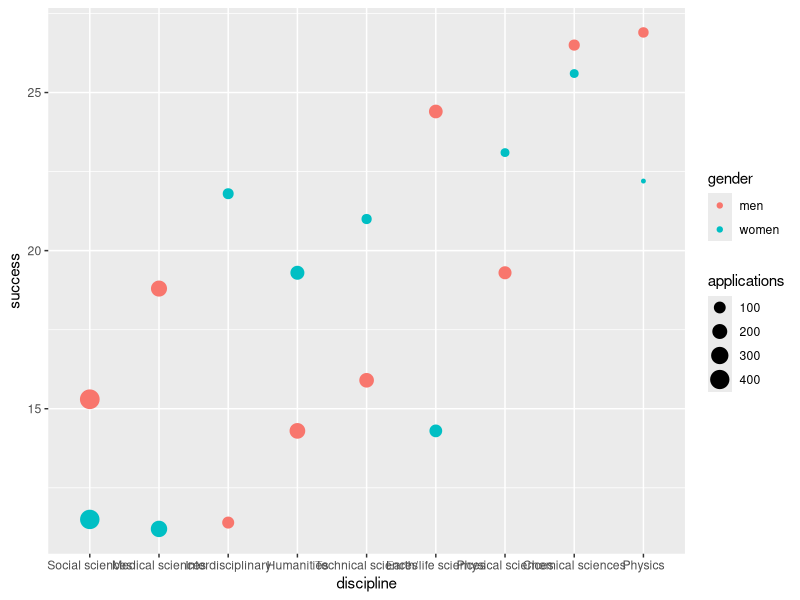

Source code (R):
# inmport research funding data from dslabs
library(tidyverse)
library(dslabs)
data("research_funding_rates")
research_funding_rates


######################### QUESTION 1 a ###########################
# Construct a table of gender (men/women) by award status (awarded/not)
#  using the total numbers across all disciplines.
awards_totals <- research_funding_rates %>%
  summarize(total_men = sum(applications_men), 
            selected_men = sum(awards_men),
            total_women = sum(applications_women),
            selected_women = sum(awards_women))  


######################### QUESTION 2 a ###########################
# Use the table from Question 1 to compute the percentages of men
#  awarded versus women awarded.
awards_totals$selected_men / awards_totals$total_men *100
awards_totals$selected_women / awards_totals$total_women *100


######################### QUESTION 3 a ###########################
# Run a chi-squared test on the two-by-two table to determine whether the
#  difference in the two success rates is significant. (You can use tidy
#  to turn the output of chisq.test into a data frame as well.)
# What is the p-value of the difference in funding rate?

# define variables to help with computation
no_men <- 1635-290
no_women <- 1188-177
yes_men <- awards_totals$selected_men
yes_women <- awards_totals$selected_women

# rate of success
rate <- (yes_men + yes_women)/(yes_men + no_men +yes_women + no_women)

# two-by-two table tested in chi-square test
two_by_two <- data.frame(awarded = c("no", "yes"), 
                         men = c(no_men, awards_totals$selected_men),
                         women = c(no_women, awards_totals$selected_women))

# perform chi-square test
two_by_two %>% select(-awarded) %>% chisq.test()


######################### QUESTION 4 a/b/c ###########################
# There may be an association between gender and funding. But can we infer causation here?
#  Is gender bias causing this observed difference? The response to the original paper claims
#  that what we see here is similar to the UC Berkeley admissions example. Specifically they 
#  state that this "could be a prime example of Simpson’s paradox; if a higher percentage of
#  women apply for grants in more competitive scientific disciplines, then an analysis across
#  all disciplines could incorrectly show 'evidence' of gender inequality."

# To settle this dispute, use dataset 'dat' to check if this is a case of Simpson's paradox,
#  plot the success rates versus disciplines, which have been ordered by overall success, with
#  colors to denote the genders and size to denote the number of applications.
dat <- research_funding_rates %>% 
  mutate(discipline = reorder(discipline, success_rates_total)) %>%
  rename(success_total = success_rates_total,
         success_men = success_rates_men,
         success_women = success_rates_women) %>%
  gather(key, value, -discipline) %>%
  separate(key, c("type", "gender")) %>%
  spread(type, value) %>%
  filter(gender != "total")
dat

dat %>% ggplot(aes(x=discipline, y=success, col=gender, size=applications)) +
  geom_point()
